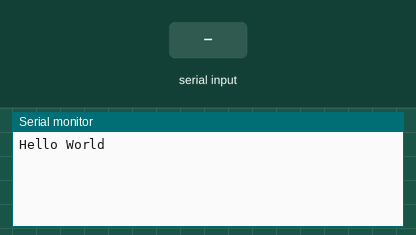
The sketch below on a simulated Arduino Uno, built with avr-gcc and run on an emulated ATmega328P. On the bench: the last lines printed to the serial monitor. The inputs (shaded band) are chosen by the test bench.

Above: at 1.2 s.
1.3 s: "1" received over the second serial link
At 2.2 s:
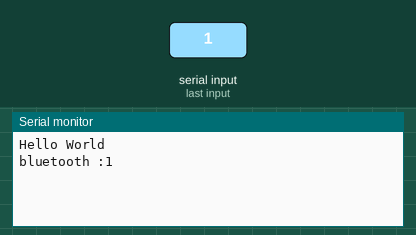
2.8 s: "0" received over the second serial link
At 3.3 s:
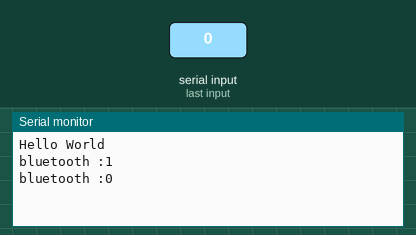
4.3 s: "2" received over the second serial link
At 5.6 s:
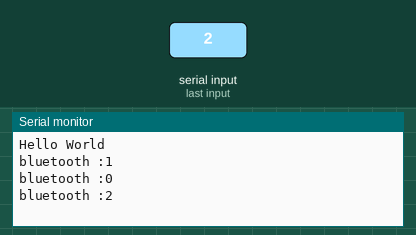

Measured:
- after the input at 1.3 s, the serial monitor: prints a new line at once (image 1)
- after the input at 2.8 s, the serial monitor: prints a new line at once (image 2)
- after the input at 4.3 s, the serial monitor: prints a new line at once (image 3)

The sketch:

bluetooth.ino
```cpp
#include <SoftwareSerial.h>

/* Pinout Definition */
#define bluetoothTx 14
#define bluetoothRx 15

/*bluetooth*/
SoftwareSerial mySerial(bluetoothRx,bluetoothTx); // RX, TX


void setup() {
  // put your setup code here, to run once:
  Serial.begin(9600);
  mySerial.begin(9600);
  Serial.write("Hello World\n");
}

void loop() {
  // put your main code here, to run repeatedly:
  delay(1);
  bluetooth();
}

void bluetooth()
{
  if (mySerial.available()) {
    Serial.print("bluetooth :");
    Serial.write(mySerial.read());
    Serial.println();
  }
}
```
